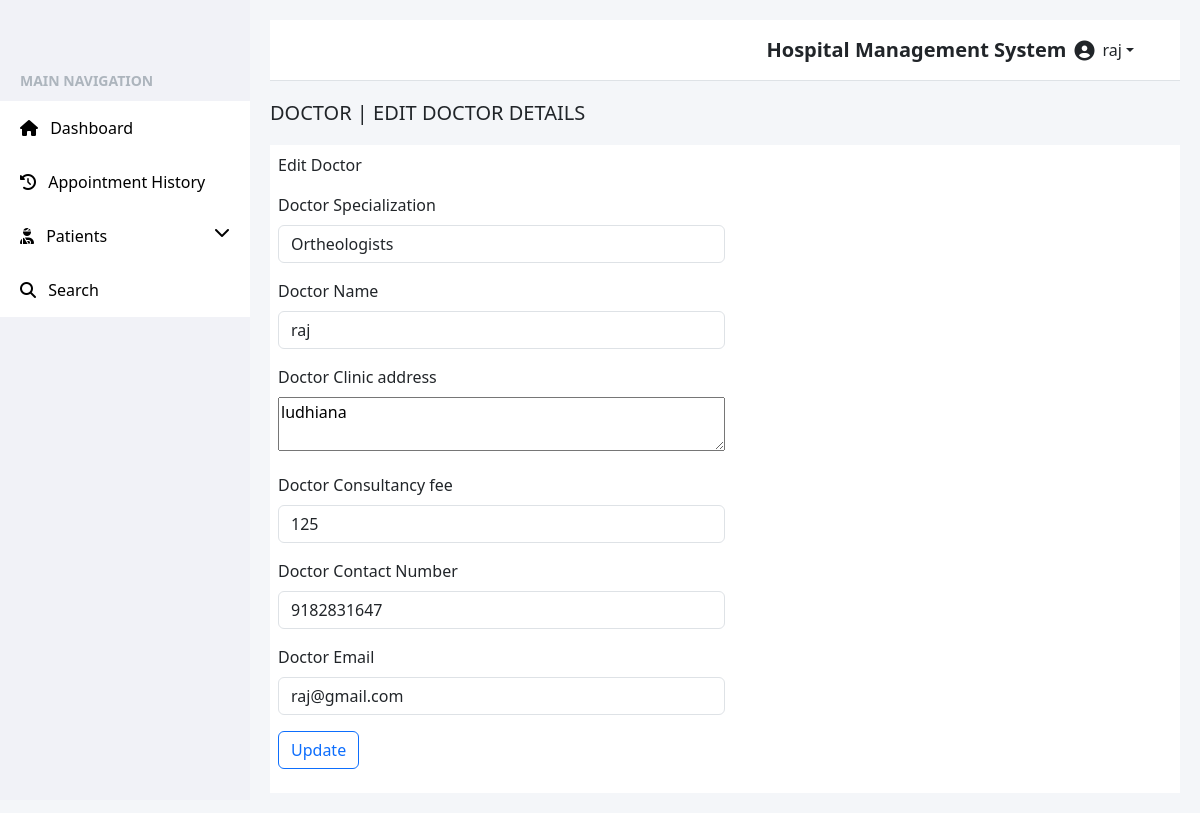
The page /edit-doctor-profile.php (signed in) on the database its author committed.
### tables this page shows
CREATE TABLE `doctors` (
  `id` int(11) NOT NULL,
  `specialization_id` int(11) NOT NULL,
  `doctor_name` text NOT NULL,
  `doctor_clinic_address` varchar(255) NOT NULL,
  `doctor_consultancy_fee` decimal(65,0) NOT NULL,
  `doctor_contact_number` text NOT NULL,
  `doctor_email` varchar(50) NOT NULL,
  `password` varchar(255) NOT NULL,
  `created_at` timestamp NOT NULL DEFAULT current_timestamp() ON UPDATE current_timestamp()
);

CREATE TABLE `doctors_specialization` (
  `id` int(11) NOT NULL,
  `specialization` text NOT NULL,
  `created_at` timestamp NOT NULL DEFAULT current_timestamp() ON UPDATE current_timestamp(),
  `updated_at` timestamp NULL DEFAULT NULL
);

### edit-doctor-profile.php (the view, shortened to what this page needs)
<?php
$doctor_id = $_SESSION['doctor_id'];
$query = "SELECT d.*, s.specialization AS spec_name
          FROM doctors d
          LEFT JOIN doctors_specialization s ON d.specialization_id = s.id
          WHERE d.id = '$doctor_id'";
$result = mysqli_query($conn, $query);
$doctor = mysqli_fetch_assoc($result);
?>
<!DOCTYPE html>
<html lang="en">
<head>
    <link href="https://cdn.jsdelivr.net/npm/bootstrap@5.3.7/dist/css/bootstrap.min.css" rel="stylesheet">
    <link href="https://cdnjs.cloudflare.com/ajax/libs/font-awesome/6.5.0/css/all.min.css" rel="stylesheet">
</head>
<body>
    <div class="sidebar">
        <div class="menu-title">Main Navigation</div>
        <a href="doctor-dashboard.php"><i class="fas fa-home me-2"></i> Dashboard</a>
        <a href="appointment-history.php"><i class="fas fa-history me-2"></i> Appointment History</a>
        <a data-bs-toggle="collapse" href="#patientsSubmenu" role="button" aria-expanded="false" aria-controls="patientsSubmenu">
            <i class="fas fa-user-injured me-2"></i> Patients
            <i class="fas fa-chevron-down float-end"></i>
        </a>
        <a href="search.php"><i class="fas fa-search me-2"></i> Search</a>
    </div>
    <div class="content">
        <div class="topbar d-flex justify-content-between align-items-center">
            <div class="title ms-auto me-2">Hospital Management System</div>
            <div class="dropdown user-info me-3">
                <a class="d-flex align-items-center text-dark text-decoration-none dropdown-toggle" href="#" role="button" id="userDropdown" data-bs-toggle="dropdown" aria-expanded="false">
                    <i class="fas fa-user-circle fa-lg me-2"></i>
                    <span><?php echo $_SESSION['doctor_name']; ?></span>
                </a>
            </div>
        </div>
        <div class="dashboard-section">
            <h5>DOCTOR | EDIT DOCTOR DETAILS</h5>
        </div>
        <div class="form bg-white p-2 ">
            <p>Edit Doctor</p>
            <form action="" method="POST">
                <div class="mb-3">
                    <label for="" class="form-label">Doctor Specialization</label>
                    <input type="text" class="form-control w-50"   value="<?php echo $doctor['spec_name'] ?>">
                </div>
                <div class="mb-3">
                    <label for="" class="form-label">Doctor Name</label>
                    <input type="text" class="form-control w-50" name="doctor_name" value="<?php echo $doctor['doctor_name']; ?>">
                </div>
                <div class="mb-3">
                    <label for="" class="form-label">Doctor Clinic address</label><br>
                    <textarea name="clinic_address"  rows="2" cols="50" class="w-50"><?php echo $doctor['doctor_clinic_address']; ?></textarea>
                </div>
                <div class="mb-3">
                    <label for="" class="form-label">Doctor Consultancy fee</label>
                    <input type="text" class="form-control w-50" name="consultancy_fee"  value="<?php echo $doctor['doctor_consultancy_fee']; ?>">
                </div>
                <div class="mb-3">
                    <label for="" class="form-label">Doctor Contact Number</label>
                    <input type="tel" class="form-control w-50" name="contact_number"  value="<?php echo $doctor['doctor_contact_number']; ?>">
                </div>
                <div class="mb-3">
                    <label for="" class="form-label">Doctor Email</label>
                    <input type="email" class="form-control w-50"  name="email" value="<?php echo $doctor['doctor_email']; ?>">
                </div>
                <div class="mb-3">
                    <button type="submit" class="btn btn-outline-primary">Update</button>
                </div>
            </form>
        </div>
    </div>
</body>
</html>

### edit-doctor-profile.php (style rules this page uses)
body { font-family: 'Segoe UI', sans-serif; background-color: #f4f6f9; margin: 0; padding: 0; }
.sidebar { height: 100vh; width: 250px; position: fixed; left: 0; top: 0; background-color: #f1f2f7; padding-top: 60px; color: white; }
.sidebar a { padding: 15px 20px; display: block; color: black; text-decoration: none; transition: 0.3s; background-color: #FFFFFF; }
.sidebar .menu-title { padding: 10px 20px; font-weight: bold; text-transform: uppercase; font-size: 14px; color: #adb5bd; }
.content { margin-left: 250px; padding: 20px; }
.topbar { background-color: white; padding: 15px 30px; border-bottom: 1px solid #dee2e6; display: flex; justify-content: space-between; align-items: center; }
.topbar .title { font-size: 20px; font-weight: bold; }
.topbar .user-info { display: flex; align-items: center; gap: 10px; }
.dashboard-section h5 { margin-top: 20px; margin-bottom: 20px; }

### rows shown on the page
doctors: specialization.specialization "Ortheologists", doctor_name "raj", clinic_address "ludhiana", consultancy_fee "125", contact_number "9182831647", email "raj@gmail.com"

### other values the page prints
$_SESSION['doctor_name'] "raj"
